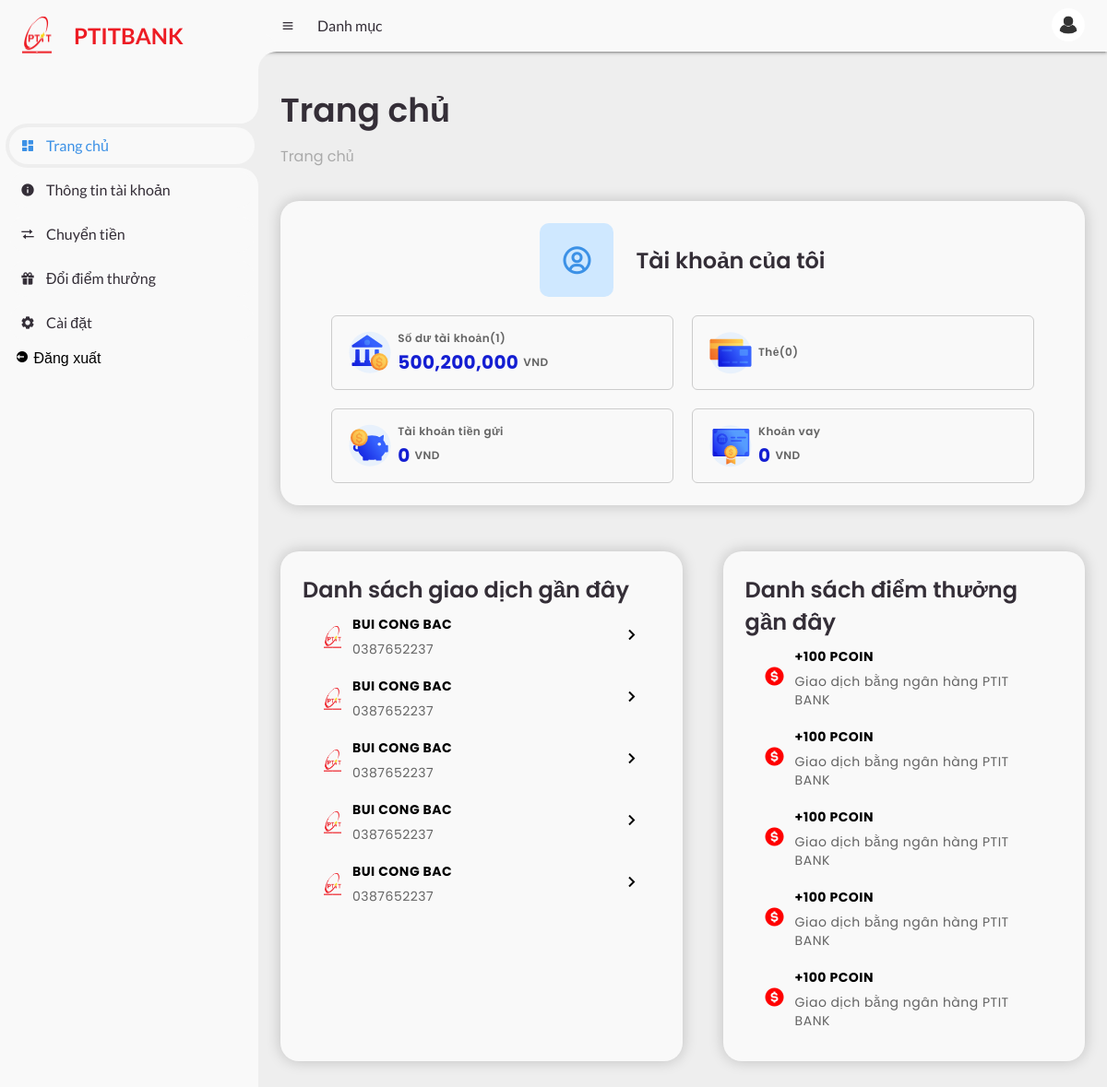
Page / (signed in) on the committed database.
### tables this page shows
CREATE TABLE "Account" (
    AccountID TEXT,
    CustomerID TEXT,
    Username TEXT NOT NULL,
    Password TEXT NOT NULL,
    AccountType TEXT,
    Balance DECIMAL(15, 2),
    DateOpened DATE,
    accountNumber TEXT UNIQUE,
    Status TEXT,
    PinCode TEXT,
    creditScored INTEGER
);

CREATE TABLE "Transaction" (TransactionID TEXT PRIMARY KEY, senderAccountNumber TEXT, recipientAccountNumber TEXT, TransactionDate DATE, TransactionType TEXT, Amount DECIMAL (15, 2), Description TEXT);

### app/routes/home_route.py (the view)
@home_bp.route("/")
def home():
    from app.services.account_service import get_detail_account
    from app.services.account_service import get_latest_transactions
    account_id = session.get("account_id")
    message, category, [account, customer] = get_detail_account(account_id)
    if category == "danger":
        flash(message, category)
        return redirect(url_for("auth.login"))
    transactions = get_latest_transactions(account_id)
    return render_template("home.html", account=account, transactions=transactions)

### app/services/account_service.py (called while the page is built)
def get_detail_account(account_id):
    if not account_id:
        return "Bạn chưa đăng nhập", "danger", [None, None]
    account = Account.query.get(account_id)
    if not account:
        return "Tài khoản không tồn tại", "danger", [None, None]
    customer = Customer.query.filter_by(CustomerID=account.CustomerID).first()
    return "", "success", [account, customer]

### app/templates/home.html (shortened to what this page needs)
<!DOCTYPE html>
<html lang="en">
  <head>
    <link
      href="https://unpkg.com/boxicons@2.0.9/css/boxicons.min.css"
      rel="stylesheet"
    />
    <link rel="stylesheet" href="../static/css/home.css" />
  </head>
  <body>
    <section id="sidebar">
      <a href="/" class="brand">
        <div class="logo"></div>
        <span class="text">PTITBANK</span>
      </a>
      <ul class="side-menu top">
        <li class="active">
          <a href="#">
            <i class="bx bxs-dashboard"></i>
            <span class="text">Trang chủ</span>
          </a>
        </li>
        <li>
          <a href="/account/profile">
            <i class="bx bxs-info-circle"></i>
            <span class="text">Thông tin tài khoản</span>
          </a>
        </li>
        <li>
          <a href="/account/transfer-money">
            <i class="bx bx-transfer"></i>
            <span class="text">Chuyển tiền</span>
          </a>
        </li>
        <li>
          <a href="/account/credit-score">
            <i class="bx bxs-gift"></i>
            <span class="text">Đổi điểm thưởng</span>
          </a>
        </li>
        <li>
          <a href="/account/settings">
            <i class="bx bxs-cog"></i>
            <span class="text">Cài đặt</span>
          </a>
        </li>
        <form action="{{ url_for('auth.logout') }}" method="POST">
          <li>
            <button type="submit" class="logout">
              <i class="bx bxs-log-out-circle"></i>
              <span class="text">Đăng xuất</span>
            </button>
          </li>
        </form>
      </ul>
    </section>
    <section id="content">
      <nav>
        <i class="bx bx-menu"></i>
        <a href="#" class="nav-link">Danh mục</a>
        <a href="/account/profile" class="profile">
          <img src="../static/images/avatar_user.png" />
        </a>
      </nav>
      <main>
        <div class="head-title">
          <div class="left">
            <h1>Trang chủ</h1>
            <ul class="breadcrumb">
              <li>
                <a href="#">Trang chủ</a>
              </li>
            </ul>
          </div>
        </div>
        <ul class="box-info">
          <li>
            <div class="my-account">
              <i class="bx bx-user-circle"></i>
              <span class="text">
                <h3>Tài khoản của tôi</h3>
              </span>
            </div>
            <div class="current-info">
              <div class="current-info-item total-value">
                <div class="left-content"></div>
                <div class="right-content">
                  <div class="up-content">Số dư tài khoản(1)</div>
                  <div class="down-content">
                    <div class="balance">
                      {{'{:,.0f}'.format(account.Balance)}}
                    </div>
                    <div class="currency">VND</div>
                  </div>
                </div>
              </div>
              <div class="current-info-item card">
                <div class="left-content"></div>
                <div class="right-content">Thẻ(0)</div>
              </div>
              <div class="current-info-item saving">
                <div class="left-content"></div>
                <div class="right-content">
                  <div class="up-content">Tài khoản tiền gửi</div>
                  <div class="down-content">
                    <div class="balance">0</div>
                    <div class="currency">VND</div>
                  </div>
                </div>
              </div>
              <div class="current-info-item loan">
                <div class="left-content"></div>
                <div class="right-content">
                  <div class="up-content">Khoản vay</div>
                  <div class="down-content">
                    <div class="balance">0</div>
                    <div class="currency">VND</div>
                  </div>
                </div>
              </div>
            </div>
          </li>
        </ul>
        <div class="recent-activities">
          <div class="recent-transactions-list">
            <div class="title">Danh sách giao dịch gần đây</div>
             {% for transaction, sender_username, recipient_name,
            recipient_account_number in transactions %}
            <div class="detail-transaction">
              <div class="logo-bank"></div>
              <div class="receiver">
                <div class="fullname">{{ recipient_name }}</div>
                <div class="account-number">{{ recipient_account_number }}</div>
              </div>
              <span class="detail-transaction-icon">
                <i class="bx bx-chevron-right"></i>
              </span>
            </div>
            {% endfor %}
          </div>
          <div class="recent-credit-scores">
            <div class="title">Danh sách điểm thưởng gần đây</div>
             {% for transaction, sender_username, recipient_name,
            recipient_account_number in transactions %}
            <div class="detail-score">
              <div class="left-content">
                <i class="bx bxs-dollar-circle"></i>
              </div>
              <div class="right-content">
                <div class="score">+100 PCoin</div>
                <div class="description">
                  Giao dịch bằng ngân hàng PTIT BANK
                </div>
              </div>
            </div>
            {% endfor %}
          </div>
        </div>
      </main>
    </section>
  </body>
</html>

### rows in the picture
Account: Balance "500,200,000"
Transaction: recipient_name "BUI CONG BAC", accountNumber "0387652237"
Transaction: recipient_name "BUI CONG BAC", accountNumber "0387652237"
Transaction: recipient_name "BUI CONG BAC", accountNumber "0387652237"
Transaction: recipient_name "BUI CONG BAC", accountNumber "0387652237"
Transaction: recipient_name "BUI CONG BAC", accountNumber "0387652237"
